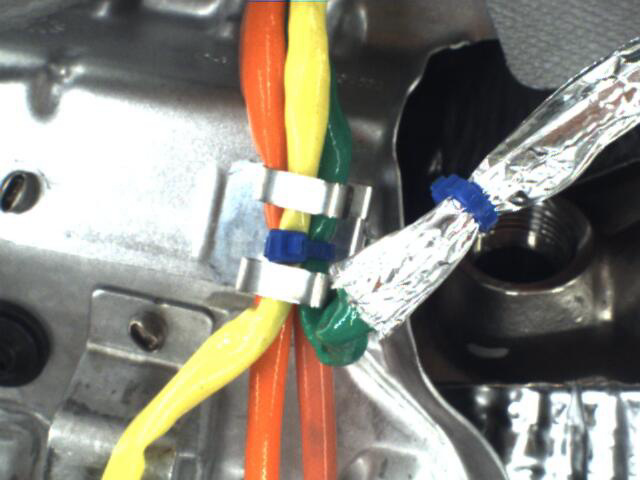
#> input picture 0000.png, 640 x 480 px
$ python -i structural_inspector.py   (imports and definitions only)
#> lines starting #> are read from the running program, lines starting #| are printed output that depends on the picture; after the words box and inside, x2 and y2 are one past the last pixel; in counts of white or black regions, pixels touching at a corner belong together
"""
Engine wiring structural inspector.

Checks:
1. Two metal clips are present (over wires only)
2. Blue hoop is present
3. Blue hoop is positioned between the two clips
"""
import cv2
import numpy as np
from dataclasses import dataclass, field
from typing import List, Optional, Tuple


@dataclass
class InspectionResult:
    passed: bool
    anomalies: List[str]
    hoop_found: bool
    clips_found: int
    hoop_between_clips: bool
    annotated_image: np.ndarray


class StructuralInspector:
    """
    Args:
        blue_hue_low:        Lower HSV hue bound for blue hoop detection.
        blue_hue_high:       Upper HSV hue bound for blue hoop detection.
        min_hoop_area:       Minimum contour area to be considered a hoop.
        min_clip_area:       Minimum contour area for a clip.
        max_clip_area:       Maximum contour area for a clip.
        clip_min_brightness: Minimum brightness (HSV value) for clip detection.
    """

    def __init__(
        self,
        blue_hue_low:        int = 95,
        blue_hue_high:       int = 130,
        min_hoop_area:       int = 200,
        min_clip_area:       int = 300,
        max_clip_area:       int = 5000,
        clip_min_brightness: int = 180,
    ):
        self.blue_hue_low        = blue_hue_low
        self.blue_hue_high       = blue_hue_high
        self.min_hoop_area       = min_hoop_area
        self.min_clip_area       = min_clip_area
        self.max_clip_area       = max_clip_area
        self.clip_min_brightness = clip_min_brightness

    # ------------------------------------------------------------------
    def inspect(
        self,
        image: np.ndarray,
        roi_cfg: dict = None,
    ) -> InspectionResult:
        """
        Run full structural inspection on image.
        Detection runs inside ROI only; results drawn on full image.

        Args:
            image:   (H, W, 3) uint8 RGB image.
            roi_cfg: ROI config dict from configs/config.yaml.

        Returns:
            InspectionResult with pass/fail and annotated image.
        """
        annotated = image.copy()
        anomalies = []

        # Extract ROI region for detection
        if roi_cfg and roi_cfg.get("enabled", False):
            x  = roi_cfg["x"]
            y  = roi_cfg["y"]
            rw = roi_cfg["width"]
            rh = roi_cfg["height"]
            region = image[y:y+rh, x:x+rw]

            # Draw yellow ROI box on full image
            cv2.rectangle(annotated, (x, y), (x+rw, y+rh), (0, 255, 255), 2)
            cv2.putText(annotated, "ROI", (x, y - 8),
                        cv2.FONT_HERSHEY_SIMPLEX, 0.5, (0, 255, 255), 1)
        else:
            region = image
            x, y = 0, 0

        # ── Step 1: Detect blue hoop ───────────────────────────────────
        hoop_contour = self._detect_blue_hoop(region)
        hoop_found   = hoop_contour is not None

        if not hoop_found:
            anomalies.append("Blue hoop not found")
        else:
            # Shift contour to full image coordinates
            shifted = hoop_contour + np.array([x, y])
            cv2.drawContours(annotated, [shifted], -1, (255, 0, 0), 2)
            M = cv2.moments(shifted)
            if M["m00"] > 0:
                cx = int(M["m10"] / M["m00"])
                cy = int(M["m01"] / M["m00"])
                cv2.putText(annotated, "Blue Hoop", (cx - 30, cy - 10),
                            cv2.FONT_HERSHEY_SIMPLEX, 0.5, (255, 0, 0), 2)

        # ── Step 2: Detect metal clips ─────────────────────────────────
        clips       = self._detect_clips(region, hoop_contour)
        clips_found = len(clips)

        if clips_found < 2:
            anomalies.append(f"Expected 2 clips, found {clips_found}")

        for i, (cx2, cy2, cw, ch) in enumerate(clips):
            # Shift to full image coordinates
            cv2.rectangle(
                annotated,
                (cx2 + x, cy2 + y),
                (cx2 + x + cw, cy2 + y + ch),
                (0, 165, 255), 2,
            )
            cv2.putText(
                annotated, f"Clip {i+1}",
                (cx2 + x, cy2 + y - 5),
                cv2.FONT_HERSHEY_SIMPLEX, 0.5, (0, 165, 255), 2,
            )

        # ── Step 3: Check hoop is between clips ────────────────────────
        hoop_between = False
        if hoop_found and clips_found >= 2:
            hoop_between = self._is_hoop_between_clips(hoop_contour, clips)
            if not hoop_between:
                anomalies.append("Blue hoop is not between the two clips")

        passed = len(anomalies) == 0

        # Result banner
        color  = (0, 200, 0) if passed else (0, 0, 255)
        status = "PASS" if passed else "FAIL"
        cv2.rectangle(annotated, (0, 0), (annotated.shape[1], 35), color, -1)
        cv2.putText(annotated, status, (10, 25),
                    cv2.FONT_HERSHEY_SIMPLEX, 0.8, (255, 255, 255), 2)

        return InspectionResult(
            passed=passed,
            anomalies=anomalies,
            hoop_found=hoop_found,
            clips_found=clips_found,
            hoop_between_clips=hoop_between,
            annotated_image=annotated,
        )

    # ------------------------------------------------------------------
    def _detect_blue_hoop(
        self, region: np.ndarray
    ) -> Optional[np.ndarray]:
        """Detect blue hoop using HSV color segmentation."""
        hsv   = cv2.cvtColor(region, cv2.COLOR_RGB2HSV)
        lower = np.array([self.blue_hue_low,  80,  50])
        upper = np.array([self.blue_hue_high, 255, 255])
        mask  = cv2.inRange(hsv, lower, upper)

        kernel = np.ones((5, 5), np.uint8)
        mask   = cv2.morphologyEx(mask, cv2.MORPH_CLOSE, kernel)
        mask   = cv2.morphologyEx(mask, cv2.MORPH_OPEN,  kernel)

        contours, _ = cv2.findContours(
            mask, cv2.RETR_EXTERNAL, cv2.CHAIN_APPROX_SIMPLE
        )
        valid = [c for c in contours
                 if cv2.contourArea(c) > self.min_hoop_area]
        if not valid:
            return None

        return max(valid, key=cv2.contourArea)

    # ------------------------------------------------------------------
    def _detect_clips(
        self,
        region: np.ndarray,
        hoop_contour: Optional[np.ndarray],
    ) -> List[Tuple[int, int, int, int]]:
        """
        Detect metal clips using silver color masked to wire regions only.
        Clips are only accepted where colored wires are present underneath.
        """
        hsv = cv2.cvtColor(region, cv2.COLOR_RGB2HSV)

        # ── Build wire mask (orange, yellow, green wires) ──────────────
        orange_mask = cv2.inRange(hsv,
            np.array([5,  100, 100]),
            np.array([25, 255, 255]))
        yellow_mask = cv2.inRange(hsv,
            np.array([25, 100, 100]),
            np.array([35, 255, 255]))
        green_mask  = cv2.inRange(hsv,
            np.array([40,  80,  50]),
            np.array([80, 255, 255]))

        wire_mask = cv2.bitwise_or(orange_mask, yellow_mask)
        wire_mask = cv2.bitwise_or(wire_mask,   green_mask)

        # Dilate wire mask — clips sit on top of wires
        kernel    = np.ones((15, 15), np.uint8)
        wire_mask = cv2.dilate(wire_mask, kernel, iterations=2)

        # ── Build silver/metallic mask ─────────────────────────────────
        lower_silver = np.array([0,   0,  self.clip_min_brightness])
        upper_silver = np.array([180, 40, 255])
        silver_mask  = cv2.inRange(hsv, lower_silver, upper_silver)

        # Remove blue hoop region from clip mask
        if hoop_contour is not None:
            hoop_mask = np.zeros(region.shape[:2], dtype=np.uint8)
            cv2.drawContours(hoop_mask, [hoop_contour], -1, 255, -1)
            silver_mask = cv2.bitwise_and(
                silver_mask, cv2.bitwise_not(hoop_mask)
            )

        # ── Restrict clips to wire regions only ────────────────────────
        clip_mask = cv2.bitwise_and(silver_mask, wire_mask)

        kernel    = np.ones((3, 3), np.uint8)
        clip_mask = cv2.morphologyEx(clip_mask, cv2.MORPH_OPEN,  kernel)
        clip_mask = cv2.morphologyEx(clip_mask, cv2.MORPH_CLOSE, kernel)

        # ── Find and filter contours ───────────────────────────────────
        contours, _ = cv2.findContours(
            clip_mask, cv2.RETR_EXTERNAL, cv2.CHAIN_APPROX_SIMPLE
        )

        clips = []
        for c in contours:
            area = cv2.contourArea(c)
            if area < self.min_clip_area:
                continue
            if area > self.max_clip_area:
                continue

            cx, cy, cw, ch = cv2.boundingRect(c)
            aspect = cw / (ch + 1e-5)

            # Clips are roughly square
            if 0.5 < aspect < 2.0:
                clips.append((cx, cy, cw, ch))

        # Merge overlapping detections of the same clip
        clips = self._merge_overlapping_boxes(clips, overlap_thresh=0.3)

        # Sort left to right, return two largest
        clips.sort(key=lambda b: b[0])
        clips.sort(key=lambda b: b[2] * b[3], reverse=True)
        return clips[:2]

    # ------------------------------------------------------------------
    def _is_hoop_between_clips(
        self,
        hoop_contour: np.ndarray,
        clips: List[Tuple[int, int, int, int]],
    ) -> bool:
        """
        Check if hoop centre x lies strictly between
        the right edge of the left clip and left edge of the right clip.
        """
        if len(clips) < 2:
            return False

        M = cv2.moments(hoop_contour)
        if M["m00"] == 0:
            return False
        hoop_cx = int(M["m10"] / M["m00"])

        # Sort clips left to right by centre x
        clips_sorted = sorted(clips, key=lambda c: c[0] + c[2] // 2)

        left_clip  = clips_sorted[0]
        right_clip = clips_sorted[1]

        left_clip_right_edge = left_clip[0]  + left_clip[2]
        right_clip_left_edge = right_clip[0]

        return left_clip_right_edge < hoop_cx < right_clip_left_edge

    # ------------------------------------------------------------------
    def _merge_overlapping_boxes(
        self,
        boxes: List[Tuple[int, int, int, int]],
        overlap_thresh: float = 0.3,
    ) -> List[Tuple[int, int, int, int]]:
        """Merge boxes that overlap significantly into one box."""
        if not boxes:
            return []

        merged = []
        used   = [False] * len(boxes)

        for i, (x1, y1, w1, h1) in enumerate(boxes):
            if used[i]:
                continue
            group = [(x1, y1, w1, h1)]
            for j, (x2, y2, w2, h2) in enumerate(boxes):
                if i == j or used[j]:
                    continue
                ix = max(x1, x2)
                iy = max(y1, y2)
                iw = min(x1+w1, x2+w2) - ix
                ih = min(y1+h1, y2+h2) - iy
                if iw > 0 and ih > 0:
                    overlap = (iw * ih) / min(w1*h1, w2*h2)
                    if overlap > overlap_thresh:
                        group.append((x2, y2, w2, h2))
                        used[j] = True

            gx = min(b[0] for b in group)
            gy = min(b[1] for b in group)
            gw = max(b[0]+b[2] for b in group) - gx
            gh = max(b[1]+b[3] for b in group) - gy
            merged.append((gx, gy, gw, gh))
            used[i] = True

        return merged

>>> import cv2
>>> picture = cv2.cvtColor(cv2.imread('0000.png'), cv2.COLOR_BGR2RGB)
>>> result = StructuralInspector().inspect(picture)
#> in _detect_blue_hoop, `hsv   = cv2.cvtColor(region, cv2.COLOR_RGB2HSV)`: hsv: shape (480, 640, 3); mean H, S, V 65.2, 38.1, 141.1
#> in _detect_blue_hoop, `mask  = cv2.inRange(hsv, lower, upper)`:
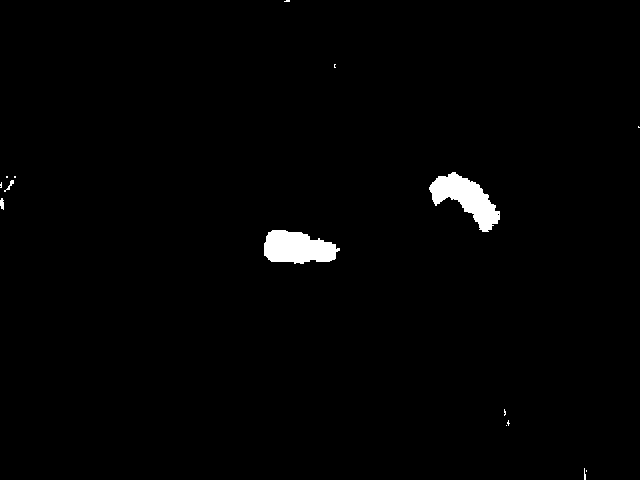
#> mask: shape (480, 640); 1.3% white; 15 white regions (11 under 20 px), largest, box (x1, y1, x2, y2) and area: (429, 172, 500, 232) 1963, (264, 230, 340, 264) 1888, (0, 198, 4, 210) 37, (4, 180, 14, 192) 35
#> in _detect_blue_hoop, `mask   = cv2.morphologyEx(mask, cv2.MORPH_CLOSE, kernel)`: mask: shape (480, 640); 1.3% white; 13 white regions (8 under 20 px), largest, box (x1, y1, x2, y2) and area: (429, 172, 500, 232) 1980, (264, 230, 340, 264) 1893, (0, 198, 4, 210) 43, (4, 180, 14, 192) 38, (584, 468, 587, 480) 24
#> in _detect_blue_hoop, `mask   = cv2.morphologyEx(mask, cv2.MORPH_OPEN,  kernel)`: mask: shape (480, 640); 1.3% white; 3 white regions
#> in _detect_blue_hoop, `contours, _ = cv2.findContours( mask, cv2.RETR_EXTERNAL, cv2.CHAIN_APP..`: contours = 3 contours; box (x1, y1, x2, y2) and area: (430, 173, 500, 232) 1862, (264, 230, 336, 264) 1781, (0, 198, 4, 209) 28
#> in _detect_blue_hoop, `valid = [c for c in contours if cv2.contourArea(c) > self.min_hoop_area]`: valid = 2 contours; box (x1, y1, x2, y2) and area: (430, 173, 500, 232) 1862, (264, 230, 336, 264) 1781
#> in inspect, `hoop_contour = self._detect_blue_hoop(region)`: hoop_contour = contour of 111 points, box (x1, y1, x2, y2) (430, 173, 500, 232), area 1862
#> in inspect, `hoop_found   = hoop_contour is not None`: hoop_found = True
#> in inspect, `shifted = hoop_contour + np.array([x, y])`: shifted = 111 rows, first 8: [451, 173], [450, 174], [448, 174], [448, 175], [447, 176], [438, 176], [438, 177], [437, 178]
#> in inspect, `M = cv2.moments(shifted)`: M = moments, m00 1862, centre m10/m00, m01/m00 = (466.1, 198.3)
#> in inspect, `cx = int(M["m10"] / M["m00"])`: cx = 466
#> in inspect, `cy = int(M["m01"] / M["m00"])`: cy = 198
#> in _detect_clips, `orange_mask = cv2.inRange(hsv, np.array([5,  100, 100]), np.array([25,..`:
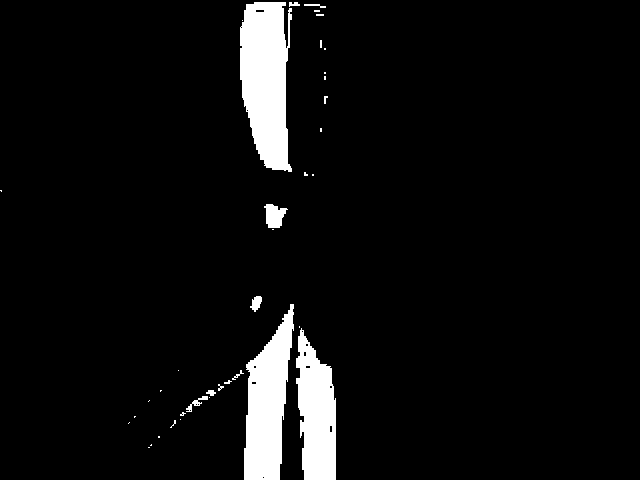
#> orange_mask: shape (480, 640); 5.7% white; 38 white regions (26 under 20 px), largest, box (x1, y1, x2, y2) and area: (240, 2, 292, 172) 6751, (244, 304, 294, 480) 5459, (296, 328, 336, 480) 4409
#> in _detect_clips, `yellow_mask = cv2.inRange(hsv, np.array([25, 100, 100]), np.array([35,..`:
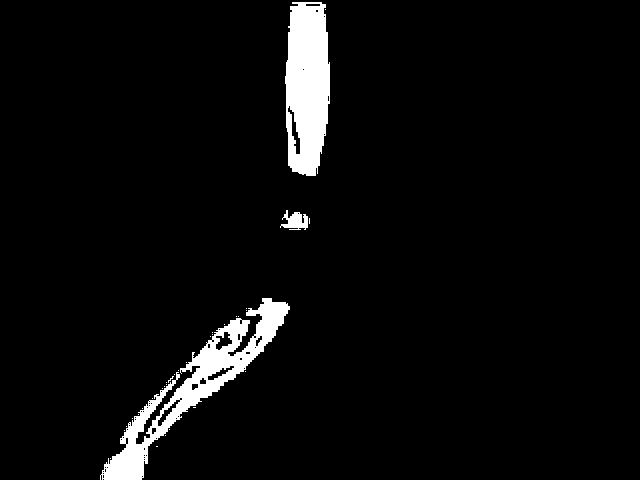
#> yellow_mask: shape (480, 640); 4.5% white; 33 white regions (30 under 20 px), largest, box (x1, y1, x2, y2) and area: (100, 298, 290, 480) 6967, (285, 2, 330, 176) 6411, (280, 210, 308, 230) 332
#> in _detect_clips, `green_mask  = cv2.inRange(hsv, np.array([40,  80,  50]), np.array([80,..`: green_mask: shape (480, 640); 1.4% white; 18 white regions (14 under 20 px), largest, box (x1, y1, x2, y2) and area: (300, 289, 374, 364) 2211, (318, 64, 352, 182) 1715, (307, 216, 336, 240) 280, (306, 262, 316, 268) 24
#> in _detect_clips, `wire_mask = cv2.bitwise_or(orange_mask, yellow_mask)`: wire_mask: shape (480, 640); 10.1% white; 39 white regions (35 under 20 px), largest, box (x1, y1, x2, y2) and area: (240, 2, 330, 176) 13153, (100, 296, 294, 480) 12634, (296, 328, 336, 480) 4409, (264, 204, 308, 230) 711
#> in _detect_clips, `wire_mask = cv2.bitwise_or(wire_mask,   green_mask)`: wire_mask: shape (480, 640); 11.5% white; 49 white regions (44 under 20 px), largest, box (x1, y1, x2, y2) and area: (240, 1, 352, 182) 14874, (100, 296, 294, 480) 12634, (296, 289, 374, 480) 6620, (264, 204, 336, 240) 997, (306, 262, 316, 268) 24
#> in _detect_clips, `wire_mask = cv2.dilate(wire_mask, kernel, iterations=2)`:
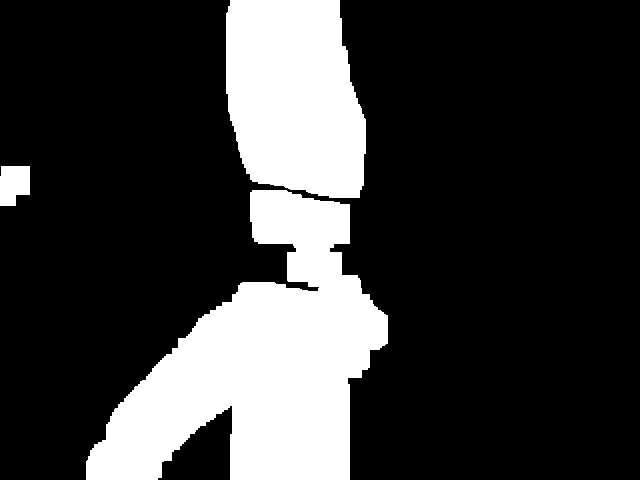
#> wire_mask: shape (480, 640); 22.8% white; 3 white regions, box (x1, y1, x2, y2) and area: (86, 190, 388, 480) 45662, (226, 0, 366, 198) 23449, (0, 166, 30, 206) 1036
#> in _detect_clips, `silver_mask  = cv2.inRange(hsv, lower_silver, upper_silver)`:
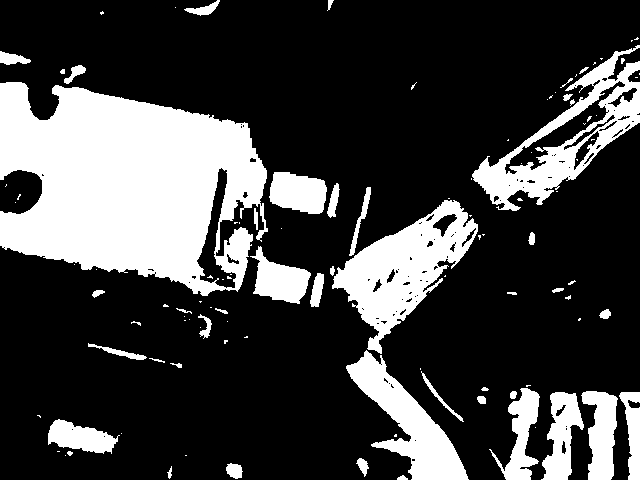
#> silver_mask: shape (480, 640); 25.3% white; 110 white regions (64 under 20 px), largest, box (x1, y1, x2, y2) and area: (0, 82, 268, 296) 39143, (332, 200, 478, 354) 9036, (472, 45, 640, 211) 7686
#> in _detect_clips, `cv2.drawContours(hoop_mask, [hoop_contour], -1, 255, -1)`: hoop_mask: shape (480, 640); 0.64% white; 1 white region, box (x1, y1, x2, y2) and area: (430, 173, 500, 232) 1969
#> in _detect_clips, `clip_mask = cv2.bitwise_and(silver_mask, wire_mask)`: clip_mask: shape (480, 640); 2.4% white; 33 white regions (13 under 20 px), largest, box (x1, y1, x2, y2) and area: (332, 267, 388, 350) 1430, (232, 121, 267, 184) 987, (269, 190, 325, 214) 822
#> in _detect_clips, `clip_mask = cv2.morphologyEx(clip_mask, cv2.MORPH_OPEN,  kernel)`:
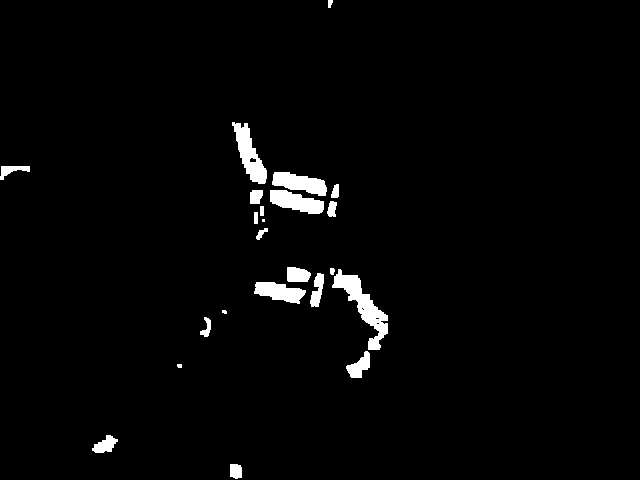
#> clip_mask: shape (480, 640); 2.3% white; 23 white regions (3 under 20 px), largest, box (x1, y1, x2, y2) and area: (332, 269, 388, 350) 1401, (232, 122, 267, 184) 976, (270, 190, 324, 214) 818
#> in _detect_clips, `clip_mask = cv2.morphologyEx(clip_mask, cv2.MORPH_CLOSE, kernel)`: clip_mask: shape (480, 640); 2.3% white; 19 white regions (3 under 20 px)
#> in _detect_clips, `contours, _ = cv2.findContours( clip_mask, cv2.RETR_EXTERNAL, cv2.CHAI..`: contours = 19 contours, 3 with area under 20; largest, box (x1, y1, x2, y2) and area: (330, 268, 388, 378) 1644, (270, 172, 327, 214) 1510, (232, 122, 267, 184) 912, (254, 282, 306, 304) 652, (287, 267, 311, 282) 274
#> the loop in _detect_clips, `for c in contours:` made 19 passes
#> area on passes 1, 2, 4, 7, 9, 10, 12, 13, 14, 15, 17, 19: 140.5, 238.5, 87.5, 246, 274, 48.5, 70, 98.5, 135, 69.5, 172.5, 21
#> (area, cx, cy, cw, ch, aspect) on passes 6, 8, 16, 18: (651.5, 254, 282, 52, 22, 2.36), (1643.5, 330, 268, 58, 110, 0.527), (1510, 270, 172, 57, 42, 1.36), (911.5, 232, 122, 35, 62, 0.565)
#> after the loop in _detect_clips, `for c in contours:`: clips = [(330, 268, 58, 110), (270, 172, 57, 42), (232, 122, 35, 62)]
#> in _merge_overlapping_boxes, `used   = [False] * len(boxes)`: used = [False, False, False]
#> the loop in _merge_overlapping_boxes, `for i, (x1, y1, w1, h1) in enumerate(boxes):` made 3 passes
#> (x1, y1, w1, h1, gx, gy, gw, gh) on passes 1 to 3: (330, 268, 58, 110, 330, 268, 58, 110), (270, 172, 57, 42, 270, 172, 57, 42), (232, 122, 35, 62, 232, 122, 35, 62)
#> after the loop in _merge_overlapping_boxes, `for i, (x1, y1, w1, h1) in enumerate(boxes):`: merged has the same summary as clips in _detect_clips; used = [True, True, True]
#> in inspect, `clips       = self._detect_clips(region, hoop_contour)`: clips = [(330, 268, 58, 110), (270, 172, 57, 42)]
#> in inspect, `clips_found = len(clips)`: clips_found = 2
#> the loop in inspect, `for i, (cx2, cy2, cw, ch) in enumerate(clips):` made 2 passes
#> in _is_hoop_between_clips, `hoop_cx = int(M["m10"] / M["m00"])`: hoop_cx = 466
#> in _is_hoop_between_clips, `clips_sorted = sorted(clips, key=lambda c: c[0] + c[2] // 2)`: clips_sorted = [(270, 172, 57, 42), (330, 268, 58, 110)]
#> in _is_hoop_between_clips, `left_clip  = clips_sorted[0]`: left_clip = (270, 172, 57, 42)
#> in _is_hoop_between_clips, `right_clip = clips_sorted[1]`: right_clip = (330, 268, 58, 110)
#> in _is_hoop_between_clips, `left_clip_right_edge = left_clip[0]  + left_clip[2]`: left_clip_right_edge = 327
#> in _is_hoop_between_clips, `right_clip_left_edge = right_clip[0]`: right_clip_left_edge = 330
#> in inspect, `hoop_between = self._is_hoop_between_clips(hoop_contour, clips)`: hoop_between = False
#> in inspect, `cv2.putText(annotated, status, (10, 25), cv2.FONT_HERSHEY_SIMPLEX, 0.8..`:
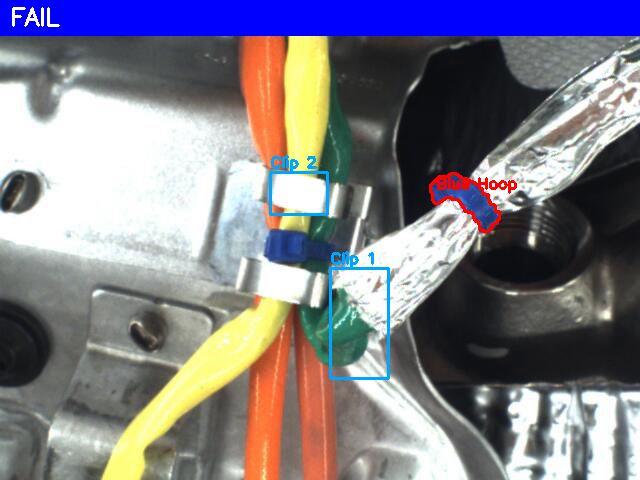
#> annotated: shape (480, 640, 3); mean R, G, B 127.1, 124.5, 135.7
